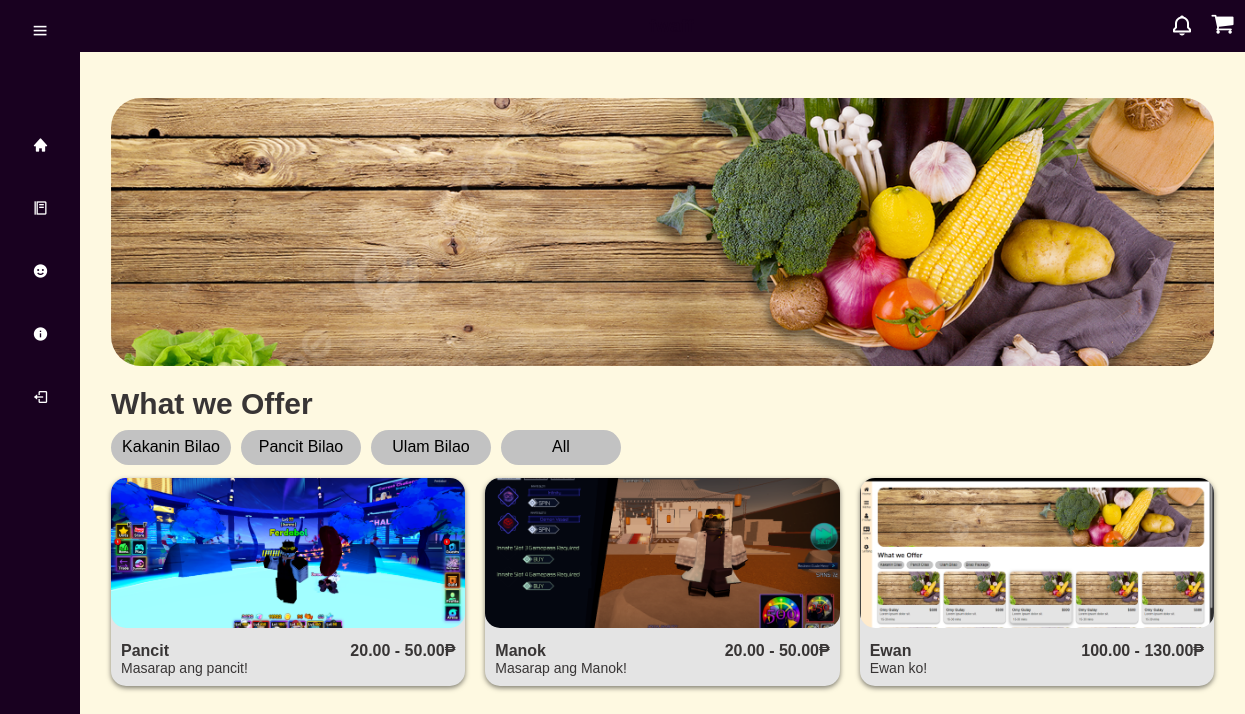
/SAAD/menu.php (signed in), run on an earlier commit of the app's database.
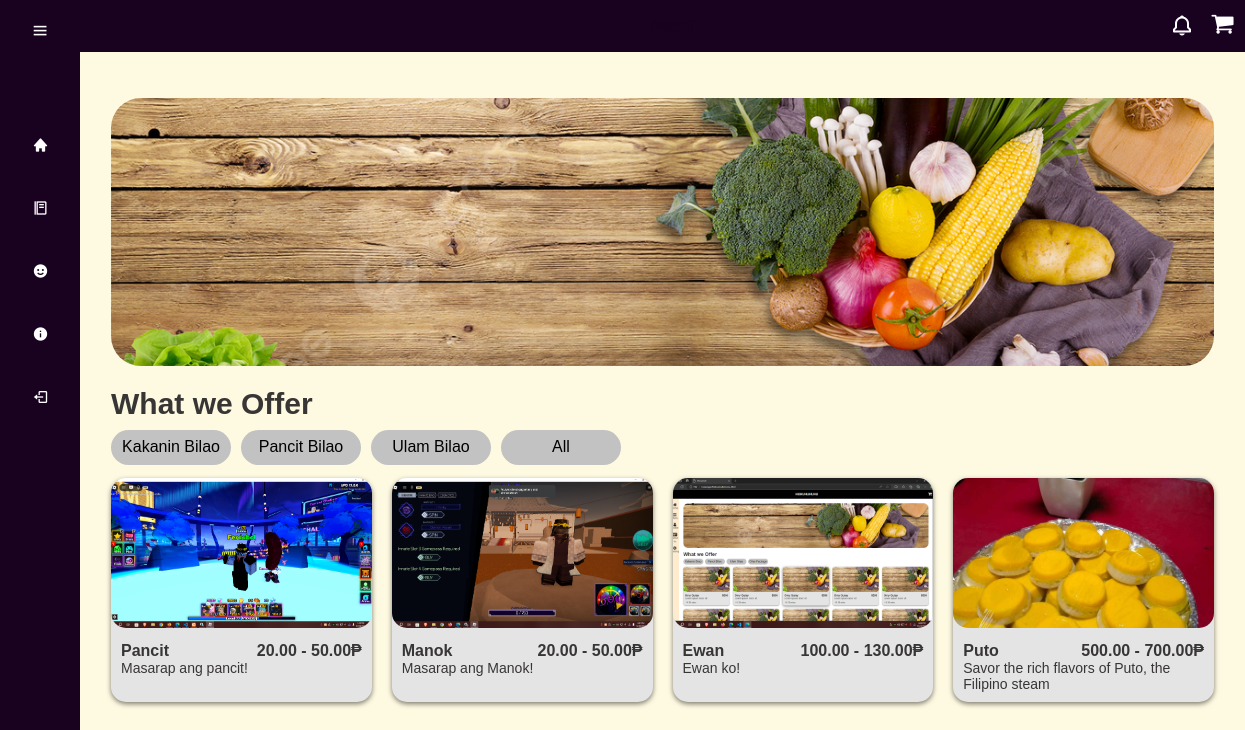
And on a later commit of the database.
### tables this page shows
CREATE TABLE `food` (
  `food_id` int(10) NOT NULL,
  `Name` varchar(20) NOT NULL,
  `Description` varchar(50) NOT NULL,
  `Image` varchar(50) NOT NULL,
  `category_id` int(11) DEFAULT NULL
);

### SAAD/menu.php (the view, shortened to what this page needs)
<!DOCTYPE html>
<html lang="en">
<head>
    <link rel="stylesheet" type="text/css" href="css/menu.css">
    <link rel="stylesheet" href="https://cdnjs.cloudflare.com/ajax/libs/font-awesome/4.7.0/css/font-awesome.min.css">
    <link href='https://unpkg.com/boxicons@2.1.4/css/boxicons.min.css' rel='stylesheet'>
</head>
<body>
    <label for="cart" class="label-cart"><span class="fa fa-shopping-cart"></span></label>
    <label for="bell" class="label-bell"><i class="bx bx-bell"></i></label>
    <h3 class="head-t">
    </h3>
    <div class="sidebar">
        <div class="top">
            <i class="bx bx-menu" id="btn"></i>
        </div>
        <div class="user">
            <div>
            </div>
        </div>
        <ul>
            <li>
                <a href="homepage.php">
                    <i class="bx bxs-home"></i>
                </a>
            </li>
            <li>
                <a href="menu.php">
                    <i class="bx bx-food-menu"></i>
                </a>
            </li>
            <li>
                <a href="profile.php">
                    <i class="bx bxs-smile"></i>
                </a>
            </li>
            <li>
                <a href="aboutus.php">
                    <i class="bx bxs-info-circle"></i>
                </a>
            </li>
            <li>
                <a href="login.php">
                    <i class="bx bx-log-out"></i>
                </a>
            </li>
        </ul>
    </div>
    <div class="container">
        <div class="menu">
            <div class="menu-banner">
                <img src="pics/sample.jpg">
            </div>
            <h3 class="menu-title">What we Offer</h3>
            <div class="menu-category">
                <a href="?category=1">Kakanin Bilao</a>
                <a href="?category=2">Pancit Bilao</a>
                <a href="?category=3">Ulam Bilao</a>
                <a href="?category=all">All</a>
            </div>
            <div class="menu-content">
                <?php
                    include("connection.php");
                    if (isset($_SESSION['userinfo'])) {
                        $sql = "
                            SELECT
                                f.food_id,
                                f.Name,
                                f.Description,
                                f.Image,
                                MIN(fp.price) AS min_price,
                                MAX(fp.price) AS max_price
                            FROM
                                food f
                            INNER JOIN
                                food_size_pricing fp ON f.food_id = fp.food_id
                        ";
                        $sql .= " GROUP BY f.food_id, f.Name, f.Description, f.Image";
                        $result = $conn->query($sql);
                        while ($row = $result->fetch_assoc()) {
                            $price_range = number_format($row['min_price'], 2) . " - " . number_format($row['max_price'], 2) . "₱";
                            ?>
                            <div class="menu-item" data-name="<?php echo $row['Name']; ?>" data-price="<?php echo $price_range; ?>" data-image="<?php echo $row['Image']; ?>" data-food-id="<?php echo $row['food_id']; ?>">
                                <img class="card-img" src="<?php echo $row['Image']; ?>">
                                <div class="card-detail">
                                    <h4>
                                        <?php echo $row['Name']; ?>
                                        <span><?php echo $price_range; ?></span>
                                    </h4>
                                    <p><?php echo $row['Description']; ?></p>
                                </div>
                            </div>
                            <?php
                        }
                    }
                ?>
            </div>
        </div>
    </div>
</body>
</html>

What changed in the data, as far as the page shows it:
added food: Image (picture), Name "Puto", price_range "500.00 - 700.00₱", Description "Savor the rich flavors of Puto, the Filipino steam"
